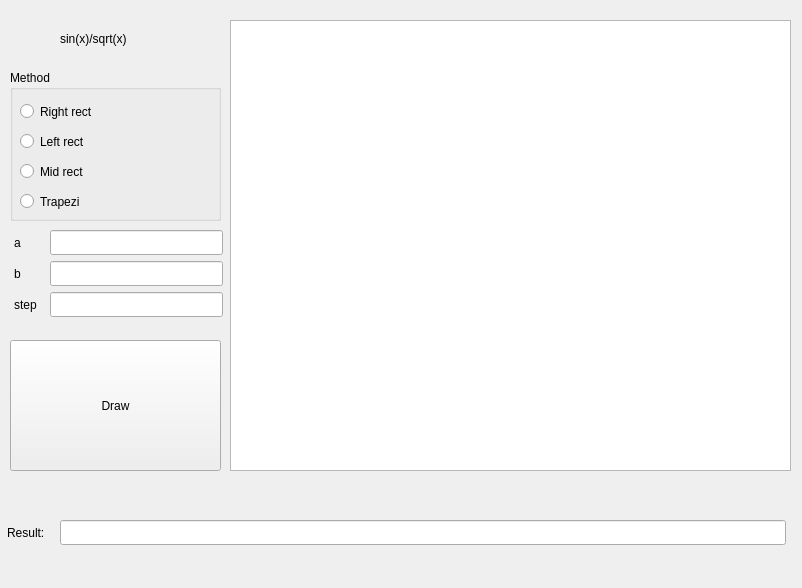
<?xml version="1.0" encoding="UTF-8"?>
<ui version="4.0">
 <class>MainWindow</class>
 <widget class="QMainWindow" name="MainWindow">
  <property name="geometry">
   <rect>
    <x>0</x>
    <y>0</y>
    <width>802</width>
    <height>588</height>
   </rect>
  </property>
  <property name="windowTitle">
   <string>MainWindow</string>
  </property>
  <widget class="QWidget" name="centralwidget">
   <widget class="QGraphicsView" name="graphicsView">
    <property name="geometry">
     <rect>
      <x>230</x>
      <y>20</y>
      <width>561</width>
      <height>451</height>
     </rect>
    </property>
   </widget>
   <widget class="QPushButton" name="draw_btn">
    <property name="geometry">
     <rect>
      <x>10</x>
      <y>340</y>
      <width>211</width>
      <height>131</height>
     </rect>
    </property>
    <property name="text">
     <string>Draw</string>
    </property>
   </widget>
   <widget class="QGroupBox" name="groupBox">
    <property name="geometry">
     <rect>
      <x>10</x>
      <y>70</y>
      <width>211</width>
      <height>151</height>
     </rect>
    </property>
    <property name="title">
     <string>Method</string>
    </property>
    <widget class="QRadioButton" name="right_rb">
     <property name="geometry">
      <rect>
       <x>10</x>
       <y>30</y>
       <width>112</width>
       <height>23</height>
      </rect>
     </property>
     <property name="text">
      <string>Right rect</string>
     </property>
    </widget>
    <widget class="QRadioButton" name="left_rb">
     <property name="geometry">
      <rect>
       <x>10</x>
       <y>60</y>
       <width>112</width>
       <height>23</height>
      </rect>
     </property>
     <property name="text">
      <string>Left rect</string>
     </property>
    </widget>
    <widget class="QRadioButton" name="mid_rb">
     <property name="geometry">
      <rect>
       <x>10</x>
       <y>90</y>
       <width>112</width>
       <height>23</height>
      </rect>
     </property>
     <property name="text">
      <string>Mid rect</string>
     </property>
    </widget>
    <widget class="QRadioButton" name="trap_rb">
     <property name="geometry">
      <rect>
       <x>10</x>
       <y>120</y>
       <width>112</width>
       <height>23</height>
      </rect>
     </property>
     <property name="text">
      <string>Trapezi</string>
     </property>
    </widget>
   </widget>
   <widget class="QLabel" name="label_2">
    <property name="geometry">
     <rect>
      <x>60</x>
      <y>30</y>
      <width>121</width>
      <height>17</height>
     </rect>
    </property>
    <property name="text">
     <string>sin(x)/sqrt(x)</string>
    </property>
   </widget>
   <widget class="QLineEdit" name="step_edit">
    <property name="geometry">
     <rect>
      <x>50</x>
      <y>292</y>
      <width>173</width>
      <height>25</height>
     </rect>
    </property>
   </widget>
   <widget class="QLineEdit" name="b_edit">
    <property name="geometry">
     <rect>
      <x>50</x>
      <y>261</y>
      <width>173</width>
      <height>25</height>
     </rect>
    </property>
   </widget>
   <widget class="QLabel" name="label_4">
    <property name="geometry">
     <rect>
      <x>14</x>
      <y>261</y>
      <width>9</width>
      <height>25</height>
     </rect>
    </property>
    <property name="text">
     <string>b</string>
    </property>
   </widget>
   <widget class="QLabel" name="label_5">
    <property name="geometry">
     <rect>
      <x>14</x>
      <y>292</y>
      <width>30</width>
      <height>25</height>
     </rect>
    </property>
    <property name="text">
     <string>step</string>
    </property>
   </widget>
   <widget class="QLabel" name="label_3">
    <property name="geometry">
     <rect>
      <x>14</x>
      <y>230</y>
      <width>8</width>
      <height>25</height>
     </rect>
    </property>
    <property name="text">
     <string>a</string>
    </property>
   </widget>
   <widget class="QLineEdit" name="a_edit">
    <property name="geometry">
     <rect>
      <x>50</x>
      <y>230</y>
      <width>173</width>
      <height>25</height>
     </rect>
    </property>
   </widget>
   <widget class="QLabel" name="label">
    <property name="geometry">
     <rect>
      <x>7</x>
      <y>488</y>
      <width>47</width>
      <height>89</height>
     </rect>
    </property>
    <property name="text">
     <string>Result:</string>
    </property>
   </widget>
   <widget class="QLineEdit" name="result_edit">
    <property name="geometry">
     <rect>
      <x>60</x>
      <y>520</y>
      <width>726</width>
      <height>25</height>
     </rect>
    </property>
    <property name="readOnly">
     <bool>true</bool>
    </property>
   </widget>
  </widget>
 </widget>
 <resources/>
 <connections/>
</ui>
